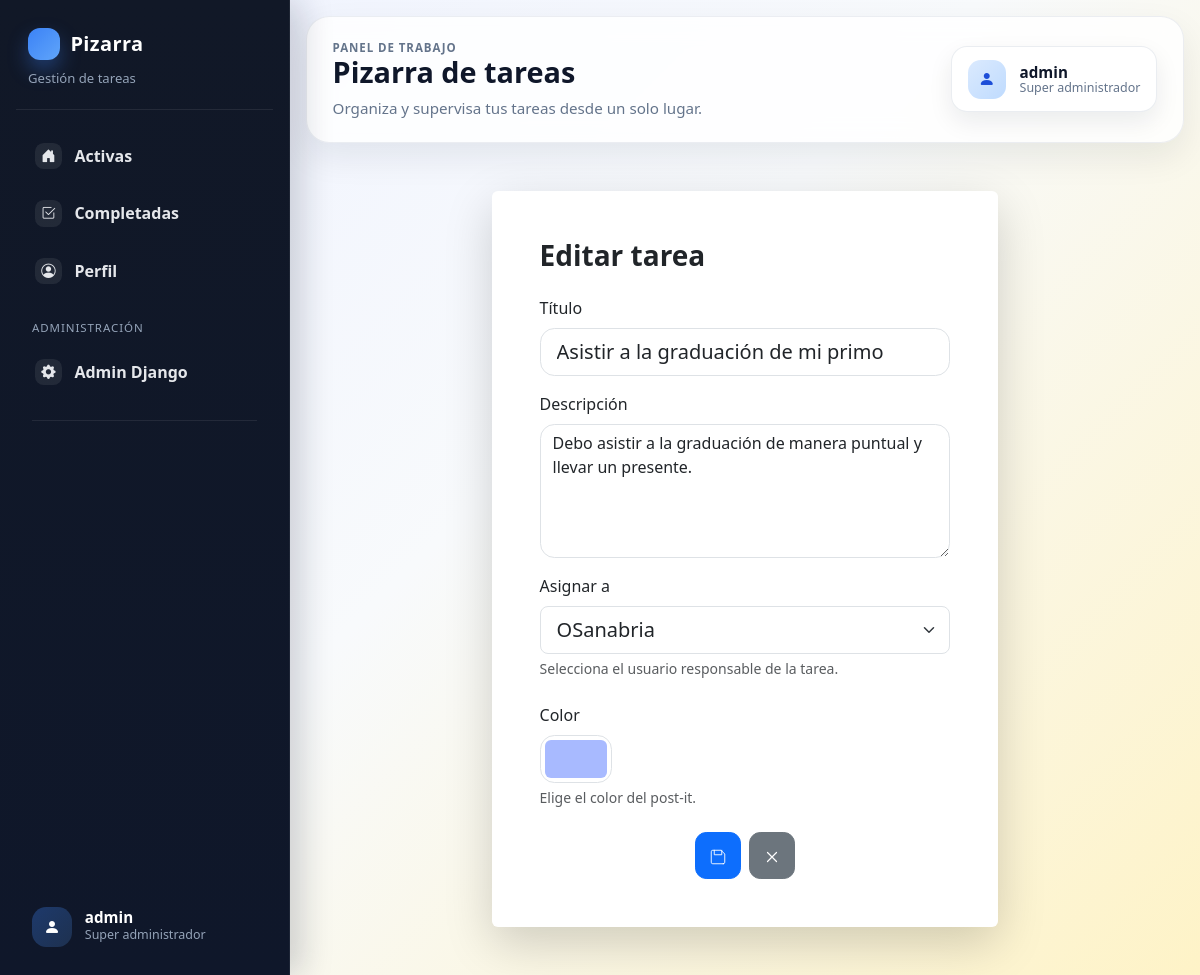
/task/52/edit/ (signed in), run on the app's committed database.
### tareas/models.py (models this page shows, shortened)
class Task(models.Model):
    class Status(models.TextChoices):
        PENDING = 'pending', 'Pendiente'
        COMPLETED = 'completed', 'Completada'
    title = models.CharField(max_length=120)
    description = models.TextField(blank=True)
    color = models.CharField(max_length=7, default='#ffeaa7')
    status = models.CharField(max_length=20, choices=Status.choices, default=Status.PENDING)
    created_at = models.DateTimeField(auto_now_add=True)
    completed_at = models.DateTimeField(null=True, blank=True)
    asignado_a = models.ForeignKey(
    User,
    on_delete=models.CASCADE,
    related_name='tareas',
    null=True,
    blank=True
)
    class Meta:
        ordering = ['-created_at']

### tareas/views.py (the view)
# urls.py: path('task/<int:pk>/edit/', views.task_update, name='task_update'),
@superuser_required
def task_update(request, pk):
    task = get_object_or_404(Task, pk=pk)
    form = TaskForm(request.POST or None, instance=task)
    if request.method == 'POST' and form.is_valid():
        form.save()
        messages.success(request, 'Tarea actualizada.')
        return redirect('dashboard' if task.status == Task.Status.PENDING else 'completed')
    return render(request, 'task_form.html', {'form': form, 'title': 'Editar tarea', 'action': 'Guardar cambios', 'back_url': 'completed' if task.status == Task.Status.COMPLETED else 'dashboard'})

### tareas/forms.py (shortened to what this page needs)
class TaskForm(forms.ModelForm):
    class Meta:
        model = Task
        fields = ('title', 'description', 'asignado_a', 'color')
        widgets = {
            'title': forms.TextInput(attrs={'class': 'form-control form-control-lg', 'placeholder': 'Título de la tarea'}),
            'description': forms.Textarea(attrs={'class': 'form-control', 'rows': 5, 'placeholder': 'Describe la tarea'}),
            'asignado_a': forms.Select(attrs={'class': 'form-select form-select-lg'}),
            'color': forms.TextInput(attrs={'type': 'color', 'class': 'form-control form-control-color'}),
        }
    def __init__(self, *args, **kwargs):
        super().__init__(*args, **kwargs)
        self.fields['asignado_a'].required = True
        self.fields['asignado_a'].empty_label = 'Selecciona un usuario'

### tareas/views.py (called while the page is built)
def superuser_required(view_func):
    @wraps(view_func)
    @login_required
    def _wrapped(request, *args, **kwargs):
        if not request.user.is_superuser:
            messages.error(request, 'No tienes permisos para realizar esa acción.')
            return redirect('dashboard')
        return view_func(request, *args, **kwargs)
    return _wrapped

### templates/task_form.html (shortened to what this page needs)
{% extends 'base.html' %}
{% block content %}
<div class="row justify-content-center">
  <div class="col-12 col-lg-8 col-xl-7">
    <div class="card border-0 shadow-lg">
      <div class="card-body p-4 p-md-5">
        <h1 class="h3 fw-bold mb-4">{{ title }}</h1>
        <form method="post">
          <div class="mb-3">
            <label class="form-label">Título</label>
            {{ form.title }}
          </div>
          <div class="mb-3">
            <label class="form-label">Descripción</label>
            {{ form.description }}
          </div>
          <div class="mb-4">
            <label class="form-label">Asignar a</label>
            {{ form.asignado_a }}
            <div class="form-text">Selecciona el usuario responsable de la tarea.</div>
          </div>
          <div class="mb-4">
            <label class="form-label d-block">Color</label>
            {{ form.color }}
            <div class="form-text">Elige el color del post-it.</div>
          </div>
          <div class="d-flex justify-content-center gap-2">
            <button type="submit" class="btn btn-primary btn-lg app-btn" aria-label="Guardar">
                          <svg xmlns="http://www.w3.org/2000/svg" width="18" height="18" viewBox="0 0 24 24" fill="none" aria-hidden="true"><path d="M19 21H5a2 2 0 0 1-2-2V5a2 2 0 0 1 2-2h11l5 5v11a2 2 0 0 1-2 2zM17 3v6H7V3" stroke="#fff" stroke-width="1.2" stroke-linecap="round" stroke-linejoin="round"/></svg>
            </button>
            <a class="btn btn-secondary btn-lg app-btn" href="{% url back_url %}" aria-label="Cancelar">
                          <svg xmlns="http://www.w3.org/2000/svg" width="18" height="18" viewBox="0 0 24 24" fill="none" aria-hidden="true"><path d="M6 6l12 12M6 18L18 6" stroke="currentColor" stroke-width="1.6" stroke-linecap="round" stroke-linejoin="round"/></svg>
            </a>
          </div>
        </form>
      </div>
    </div>
  </div>
</div>
{% endblock %}

### templates/base.html (shortened to what this page needs)
{% load static %}
<!doctype html>
<html lang="es">
<head>
  <link href="https://cdn.jsdelivr.net/npm/bootstrap@5.3.3/dist/css/bootstrap.min.css" rel="stylesheet">
  <link href="https://cdn.jsdelivr.net/npm/bootstrap-icons@1.11.3/font/bootstrap-icons.min.css" rel="stylesheet">
  <link rel="stylesheet" href="{% static 'css/style.css' %}?v=20260723b">
</head>
<body class="{% if user.is_authenticated %}app-authenticated{% endif %}">
  {% if user.is_authenticated %}
    <div class="app-shell">
      <aside class="sidebar-desktop d-none d-lg-flex">
        <div class="sidebar-brand">
          <a href="{% url 'dashboard' %}">Pizarra</a>
          <span>Gestión de tareas</span>
        </div>
        {% include 'partials/sidebar_nav.html' %}
      </aside>
      <div class="app-content">
        <header class="topbar">
          <div class="topbar-copy">
            <span class="topbar-kicker">{% block topbar_kicker %}Panel de trabajo{% endblock %}</span>
            <h1 class="topbar-title">{% block topbar_title %}Pizarra de tareas{% endblock %}</h1>
            <p class="topbar-subtitle">{% block topbar_subtitle %}Organiza y supervisa tus tareas desde un solo lugar.{% endblock %}</p>
          </div>
          <a class="topbar-profile d-none d-md-inline-flex" href="{% url 'profile' %}">
            <span class="topbar-profile-avatar"><i class="bi bi-person-fill"></i></span>
            <span class="topbar-profile-text">
              <strong>{{ user.username }}</strong>
              <small>{% if user.is_superuser %}Super administrador{% else %}Usuario{% endif %}</small>
            </span>
          </a>
        </header>
  {% endif %}
  <main class="{% if user.is_authenticated %}app-main container-fluid py-4 py-lg-5{% else %}container py-5{% endif %}">
    {% block content %}{% endblock %}
  </main>
  {% if user.is_authenticated %}
      </div>
    </div>
  {% endif %}
</body>
</html>

### templates/partials/sidebar_nav.html
<nav class="sidebar-nav">
  <a class="sidebar-link {% if request.resolver_match.url_name == 'dashboard' %}active{% endif %}" href="{% url 'dashboard' %}">
    <span class="sidebar-icon"><i class="bi bi-house-door-fill"></i></span>
    <span>Activas</span>
  </a>
  <a class="sidebar-link {% if request.resolver_match.url_name == 'completed' %}active{% endif %}" href="{% url 'completed' %}">
    <span class="sidebar-icon"><i class="bi bi-check2-square"></i></span>
    <span>Completadas</span>
  </a>
  <a class="sidebar-link {% if request.resolver_match.url_name == 'profile' %}active{% endif %}" href="{% url 'profile' %}">
    <span class="sidebar-icon"><i class="bi bi-person-circle"></i></span>
    <span>Perfil</span>
  </a>
  {% if user.is_superuser %}
    <div class="sidebar-section">Administración</div>
    <a class="sidebar-link" href="{% url 'admin:index' %}">
      <span class="sidebar-icon"><i class="bi bi-gear-fill"></i></span>
      <span>Admin Django</span>
    </a>
  {% endif %}
  <div class="sidebar-divider"></div>
  <div class="sidebar-user">
    <div class="sidebar-user-avatar">
      <i class="bi bi-person-fill"></i>
    </div>
    <div class="sidebar-user-meta">
      <strong>{{ request.user.username }}</strong>
      <span>{% if user.is_superuser %}Super administrador{% else %}Usuario{% endif %}</span>
    </div>
  </div>
</nav>

### static/css/style.css (style rules this page uses)
:root { --board-bg: linear-gradient(135deg, #eef2ff 0%, #f8fafc 45%, #fef3c7 100%); }
body { min-height: 100vh; background: var(--board-bg); color: #1f2937; }
.app-shell { min-height: 100vh; }
.sidebar-desktop, .sidebar-mobile { background: linear-gradient(180deg, #111827 0%, #0f172a 100%); color: #e5e7eb; }
.sidebar-desktop { width: 290px; position: fixed; inset: 0 auto 0 0; z-index: 1030; padding: 1.25rem 1rem; box-shadow: 12px 0 30px rgba(15, 23, 42, 0.18); border-right: 1px solid rgba(255,255,255,0.06); flex-direction: column; }
.sidebar-brand { padding: .5rem .75rem 1.25rem; border-bottom: 1px solid rgba(255,255,255,0.08); margin-bottom: 1rem; }
.sidebar-brand a { display: inline-flex; align-items: center; gap: .65rem; color: #fff; text-decoration: none; font-size: 1.25rem; font-weight: 800; letter-spacing: .02em; }
.sidebar-brand a::before { content: ""; width: 2rem; height: 2rem; border-radius: .75rem; background: linear-gradient(135deg, #3b82f6, #60a5fa); box-shadow: 0 10px 20px rgba(59, 130, 246, 0.35); }
.sidebar-brand span { display: block; color: #94a3b8; font-size: .82rem; margin-top: .2rem; }
.sidebar-nav { display: flex; flex-direction: column; gap: .35rem; padding: .25rem; flex: 1 1 auto; }
.sidebar-link { display: flex; align-items: center; gap: .8rem; padding: .8rem .95rem; border-radius: .95rem; color: #e5e7eb; text-decoration: none; font-weight: 600; transition: background-color .15s ease, transform .15s ease, color .15s ease; }
.sidebar-icon { width: 1.65rem; height: 1.65rem; display: inline-grid; place-items: center; border-radius: .55rem; background: rgba(255,255,255,0.08); font-size: .9rem; flex: 0 0 auto; }
.sidebar-section { color: #94a3b8; font-size: .72rem; text-transform: uppercase; letter-spacing: .08em; margin: 1rem .75rem .3rem; }
.sidebar-divider { height: 1px; background: rgba(255,255,255,0.08); margin: 1rem .75rem; }
.sidebar-user { margin-top: auto; padding: 1rem .75rem .25rem; display: flex; align-items: center; gap: .8rem; }
.sidebar-user-avatar { width: 2.5rem; height: 2.5rem; border-radius: .9rem; display: inline-grid; place-items: center; background: linear-gradient(135deg, rgba(59,130,246,.32), rgba(96,165,250,.18)); color: #fff; }
.sidebar-user-meta { display: flex; flex-direction: column; min-width: 0; }
.sidebar-user-meta strong { color: #fff; font-size: .95rem; line-height: 1.1; }
.sidebar-user-meta span { color: #94a3b8; font-size: .78rem; }
.app-content { min-height: 100vh; margin-left: 290px; }
.topbar { display: flex; align-items: center; justify-content: space-between; gap: 1rem; min-height: 96px; padding: 1.35rem 1.6rem; margin: 1rem 1rem 0; background: rgba(255,255,255,0.82); backdrop-filter: blur(12px); border: 1px solid rgba(148, 163, 184, 0.18); border-radius: 1.45rem; box-shadow: 0 14px 34px rgba(15, 23, 42, 0.08); }
.topbar-copy { display: flex; flex-direction: column; gap: .1rem; min-width: 0; }
.topbar-kicker { font-size: .72rem; font-weight: 700; letter-spacing: .08em; text-transform: uppercase; color: #64748b; }
.topbar-title { font-size: 1.8rem; font-weight: 800; line-height: 1.05; color: #0f172a; }
.topbar-subtitle { margin: 0; color: #64748b; font-size: .95rem; }
.topbar-profile { display: inline-flex; align-items: center; gap: .85rem; padding: .8rem 1rem; border-radius: 1rem; background: #fff; border: 1px solid rgba(148, 163, 184, 0.2); text-decoration: none; color: #0f172a; box-shadow: 0 10px 24px rgba(15, 23, 42, 0.08); }
.topbar-profile-avatar { width: 2.4rem; height: 2.4rem; border-radius: .8rem; display: inline-grid; place-items: center; background: linear-gradient(135deg, #dbeafe, #bfdbfe); color: #1d4ed8; }
.topbar-profile-text { display: flex; flex-direction: column; line-height: 1.1; }
.topbar-profile-text strong { font-size: .95rem; }
.topbar-profile-text small { color: #64748b; font-size: .78rem; }
.app-main { max-width: 1500px; }
.auth-form .form-control, .auth-form .form-control:focus, .card .form-control, .card .form-control:focus { border-radius: 0.9rem; box-shadow: none; }
input[type="color"].form-control-color { width: 4.5rem; height: 3rem; padding: .25rem; }
.app-btn { border-radius: .7rem; padding:.45rem .8rem; font-weight:600; transition: transform .06s ease, box-shadow .12s ease; }
.app-btn { border-radius: .7rem; padding:.45rem .8rem; font-weight:600; }

### data on the page
Task: title "Asistir a la graduación de mi primo", description "Debo asistir a la graduación de manera puntual y llevar un presente.", asignado_a "OSanabria", color "#a8baff"

### other printed values
{{ request.user.username }} "admin"
{{ user.username }} "admin"
{{ title }} "Editar tarea"
